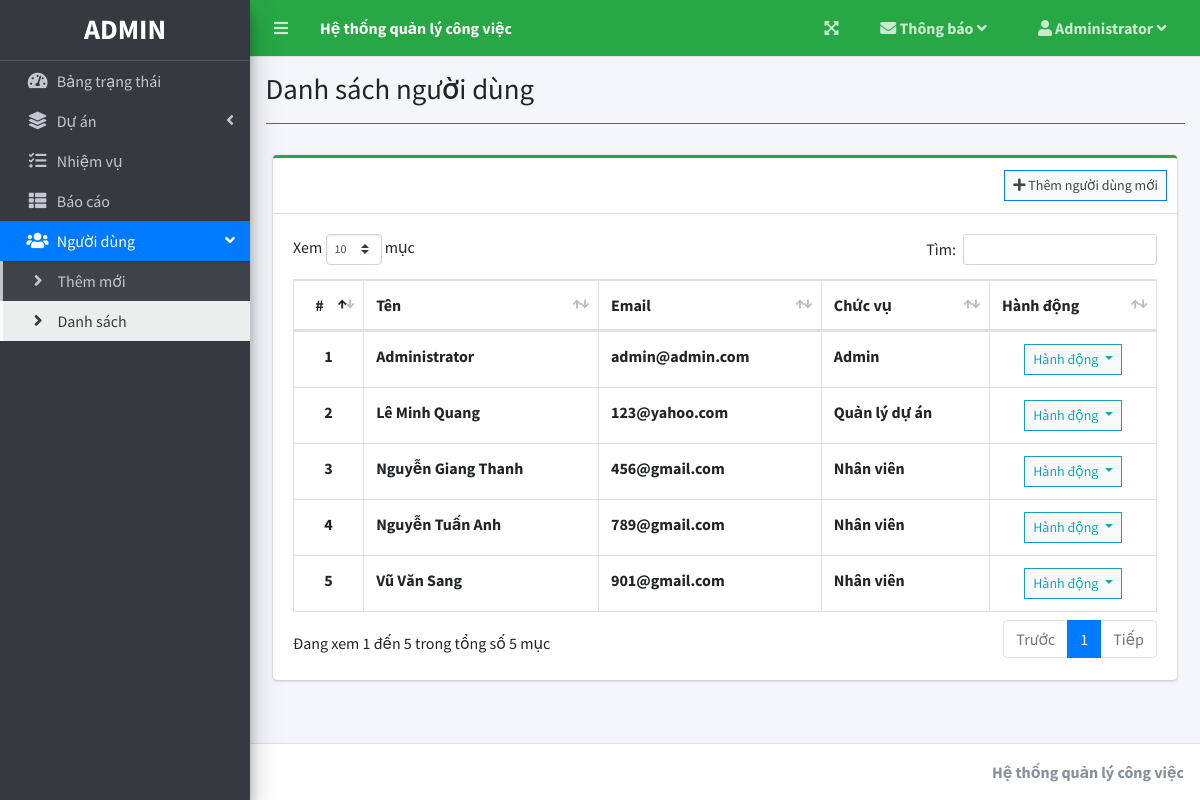
The page /index.php?page=user_list (signed in) on the database its author committed.
### tables this page shows
CREATE TABLE `users` (
  `id` int(30) NOT NULL,
  `firstname` varchar(200) NOT NULL,
  `lastname` varchar(200) NOT NULL,
  `email` varchar(200) NOT NULL,
  `password` text NOT NULL,
  `type` tinyint(1) NOT NULL DEFAULT 2 COMMENT '1 = admin, 2 = p.manager, 3 = employee',
  `avatar` text NOT NULL DEFAULT 'no-image-available.png',
  `date_created` datetime NOT NULL DEFAULT current_timestamp()
);

### user_list.php (the view, shortened to what this page needs)
<?php include'db_connect.php' ?>
<div class="col-lg-12">
	<div class="card card-outline card-success">
		<div class="card-header">
			<div class="card-tools">
				<a class="btn btn-block btn-sm btn-default btn-flat border-primary" href="./index.php?page=new_user"><i class="fa fa-plus"></i> Thêm người dùng mới</a>
			</div>
		</div>
		<div class="card-body">
			<table class="table tabe-hover table-bordered" id="list">
				<thead>
					<tr>
						<th class="text-center">#</th>
						<th>Tên</th>
						<th>Email</th>
						<th>Chức vụ</th>
						<th>Hành động</th>
					</tr>
				</thead>
				<tbody>
					<?php
					$i = 1;
					$type = array('',"Admin","Quản lý dự án","Nhân viên");
					$qry = $conn->query("SELECT *,concat(lastname,' ',firstname) as name FROM users order by concat(lastname,' ',firstname) asc");
					while($row= $qry->fetch_assoc()):
					?>
					<tr>
						<th class="text-center"><?php echo $i++ ?></th>
						<td><b><?php echo ucwords($row['name']) ?></b></td>
						<td><b><?php echo $row['email'] ?></b></td>
						<td><b><?php echo $type[$row['type']] ?></b></td>
						<td class="text-center">
							<button type="button" class="btn btn-default btn-sm btn-flat border-info wave-effect text-info dropdown-toggle" data-toggle="dropdown" aria-expanded="true">
		                      Hành động
		                    </button>
						</td>
					</tr>
				<?php endwhile; ?>
				</tbody>
			</table>
		</div>
	</div>
</div>

### index.php (shortened to what this page needs)
<!DOCTYPE html>
<html lang="en">
<?php
	include 'header.php'
?>
<body class="hold-transition sidebar-mini layout-fixed layout-navbar-fixed layout-footer-fixed">
<div class="wrapper">
  <?php include 'topbar.php' ?>
  <?php include 'sidebar.php' ?>
  <div class="content-wrapper">
    <div class="content-header">
      <div class="container-fluid">
        <div class="row mb-2">
          <div class="col-sm-6">
            <h1 class="m-0"><?php echo $title ?></h1>
          </div>
        </div>
            <hr class="border-primary">
      </div>
    </div>
    <section class="content">
      <div class="container-fluid">
         <?php
            $page = isset($_GET['page']) ? $_GET['page'] : 'home';
            if(!file_exists($page.".php")){
                include '404.html';
            }else{
            include $page.'.php';
            }
          ?>
      </div>
    </section>
  </div>
  <footer class="main-footer">
    <div class="float-right d-none d-sm-inline-block">
      <b><?php echo $_SESSION['system']['name'] ?></b>
    </div>
  </footer>
</div>
</body>
</html>

### header.php (shortened to what this page needs)
<head>
  <?php
  if (isset($_GET['page'])) {
      if ($_GET['page'] == "user_list")
          $title = "Danh sách người dùng";
  }
  ?>
  <link rel="stylesheet" href="assets/plugins/fontawesome-free/css/all.min.css">
  <link rel="stylesheet" href="assets/plugins/overlayScrollbars/css/OverlayScrollbars.min.css">
  <link rel="stylesheet" href="assets/plugins/datatables-bs4/css/dataTables.bootstrap4.min.css">
  <link rel="stylesheet" href="assets/plugins/datatables-responsive/css/responsive.bootstrap4.min.css">
  <link rel="stylesheet" href="assets/plugins/datatables-buttons/css/buttons.bootstrap4.min.css">
  <link rel="stylesheet" href="assets/plugins/select2/css/select2.min.css">
  <link rel="stylesheet" href="assets/plugins/select2-bootstrap4-theme/select2-bootstrap4.min.css">
  <link rel="stylesheet" href="assets/plugins/sweetalert2-theme-bootstrap-4/bootstrap-4.min.css">
  <link rel="stylesheet" href="assets/plugins/toastr/toastr.min.css">
  <link rel="stylesheet" href="assets/plugins/dropzone/min/dropzone.min.css">
  <link rel="stylesheet" href="assets/dist/css/jquery.datetimepicker.min.css">
  <link rel="stylesheet" href="assets/plugins/icheck-bootstrap/icheck-bootstrap.min.css">
  <link rel="stylesheet" href="assets/plugins/bootstrap4-toggle/css/bootstrap4-toggle.min.css">
  <link rel="stylesheet" href="assets/dist/css/adminlte.min.css">
  <link rel="stylesheet" href="assets/dist/css/styles.css">
  <link rel="stylesheet" href="assets/plugins/summernote/summernote-bs4.min.css">
</head>

### topbar.php (shortened to what this page needs)
<nav class="main-header navbar navbar-expand navbar-success navbar-dark ">
  <ul class="navbar-nav">
    <?php if(isset($_SESSION['login_id'])): ?>
    <li class="nav-item">
      <a class="nav-link" data-widget="pushmenu" href="" role="button"><i class="fas fa-bars"></i></a>
    </li>
  <?php endif; ?>
    <li>
      <a class="nav-link text-white"  href="./" role="button"> <large><b><?php echo $_SESSION['system']['name'] ?></b></large></a>
    </li>
  </ul>
  <ul class="navbar-nav ml-auto">
    <li class="nav-item">
      <a class="nav-link" data-widget="fullscreen" href="#" role="button">
        <i class="fas fa-expand-arrows-alt"></i>
      </a>
    </li>
    <li class="nav-item dropdown">
        <a class="nav-link"  data-toggle="dropdown" aria-expanded="true" id="notification">
          <span>
            <div class="d-felx badge-pill">
              <i class="fa fa-envelope"></i>
              <span><b>Thông báo</b></span>
              <span class="fa fa-angle-down"></span>
            </div>
          </span>
        </a>
   <li class="nav-item dropdown">
          <a class="nav-link"  data-toggle="dropdown" aria-expanded="true" href="javascript:void(0)">
            <span>
              <div class="d-felx badge-pill">
                <span class="fa fa-user"></span>
                <span><b><?php echo ucwords($_SESSION['login_firstname']) ?></b></span>
                <span class="fa fa-angle-down"></span>
              </div>
            </span>
          </a>
    </li>
  </ul>
</nav>

### sidebar.php (shortened to what this page needs)
<aside class="main-sidebar sidebar-dark-primary elevation-4">
  <div class="dropdown">
 	<a href="./" class="brand-link">
      <?php if($_SESSION['login_type'] == 1): ?>
      <h3 class="text-center p-0 m-0"><b>ADMIN</b></h3>
      <?php else: ?>
      <h3 class="text-center p-0 m-0"><b>NGƯỜI DÙNG</b></h3>
      <?php endif; ?>
  </a>
  </div>
  <div class="sidebar pb-4 mb-4">
    <nav class="mt-2">
      <ul class="nav nav-pills nav-sidebar flex-column nav-flat" data-widget="treeview" role="menu" data-accordion="false">
        <li class="nav-item dropdown">
          <a href="./" class="nav-link nav-home">
            <i class="nav-icon fas fa-tachometer-alt"></i>
            <p>
              Bảng trạng thái
            </p>
          </a>
        </li>
        <li class="nav-item">
          <a href="#" class="nav-link nav-edit_project nav-view_project">
            <i class="nav-icon fas fa-layer-group"></i>
            <p>
              Dự án
              <i class="right fas fa-angle-left"></i>
            </p>
          </a>
        </li>
        <li class="nav-item">
              <a href="./index.php?page=task_list" class="nav-link nav-task_list">
                <i class="fas fa-tasks nav-icon"></i>
                <p>Nhiệm vụ</p>
              </a>
        </li>
        <?php if($_SESSION['login_type'] != 3): ?>
         <li class="nav-item">
              <a href="./index.php?page=reports" class="nav-link nav-reports">
                <i class="fas fa-th-list nav-icon"></i>
                <p>Báo cáo</p>
              </a>
        </li>
        <?php endif; ?>
        <?php if($_SESSION['login_type'] == 1): ?>
        <li class="nav-item">
          <a href="#" class="nav-link nav-edit_user">
            <i class="nav-icon fas fa-users"></i>
            <p>
              Người dùng
              <i class="right fas fa-angle-left"></i>
            </p>
          </a>
          <ul class="nav nav-treeview">
            <li class="nav-item">
              <a href="./index.php?page=new_user" class="nav-link nav-new_user tree-item">
                <i class="fas fa-angle-right nav-icon"></i>
                <p>Thêm mới</p>
              </a>
            </li>
            <li class="nav-item">
              <a href="./index.php?page=user_list" class="nav-link nav-user_list tree-item">
                <i class="fas fa-angle-right nav-icon"></i>
                <p>Danh sách</p>
              </a>
            </li>
          </ul>
        </li>
      <?php endif; ?>
      </ul>
    </nav>
  </div>
</aside>

### rows shown on the page
users: name "Administrator", email "admin@admin.com", type "Admin"
users: name "Lê Minh Quang", email "123@yahoo.com", type "Quản lý dự án"
users: name "Nguyễn Giang Thanh", email "456@gmail.com", type "Nhân viên"
users: name "Nguyễn Tuấn Anh", email "789@gmail.com", type "Nhân viên"
users: name "Vũ Văn Sang", email "901@gmail.com", type "Nhân viên"

### other values the page prints
$_SESSION['system']['name'] "Hệ thống quản lý công việc"
$_SESSION['login_firstname'] "Administrator"
$title "Danh sách người dùng"
